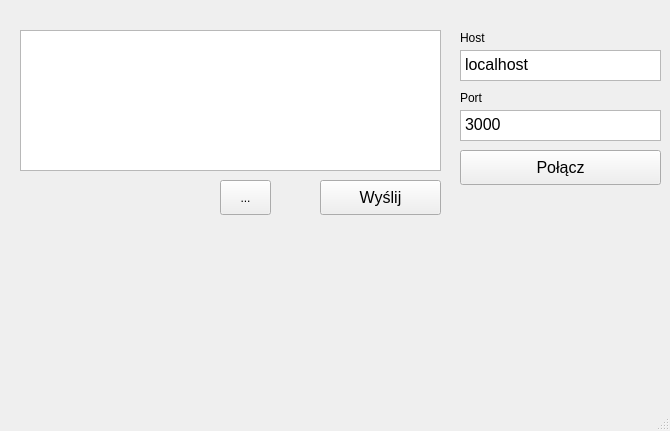
<?xml version="1.0" encoding="UTF-8"?>
<ui version="4.0">
 <class>TCPClient</class>
 <widget class="QMainWindow" name="TCPClient">
  <property name="enabled">
   <bool>true</bool>
  </property>
  <property name="geometry">
   <rect>
    <x>0</x>
    <y>0</y>
    <width>670</width>
    <height>431</height>
   </rect>
  </property>
  <property name="windowTitle">
   <string>TCPClient</string>
  </property>
  <widget class="QWidget" name="centralwidget">
   <widget class="QPushButton" name="theSendBtn">
    <property name="geometry">
     <rect>
      <x>320</x>
      <y>180</y>
      <width>121</width>
      <height>35</height>
     </rect>
    </property>
    <property name="font">
     <font>
      <family>Ubuntu</family>
      <pointsize>12</pointsize>
     </font>
    </property>
    <property name="text">
     <string>Wyślij</string>
    </property>
   </widget>
   <widget class="QTextEdit" name="theMessageTextEdit">
    <property name="geometry">
     <rect>
      <x>20</x>
      <y>30</y>
      <width>421</width>
      <height>141</height>
     </rect>
    </property>
   </widget>
   <widget class="QPlainTextEdit" name="thePortTextEdit">
    <property name="geometry">
     <rect>
      <x>460</x>
      <y>110</y>
      <width>201</width>
      <height>31</height>
     </rect>
    </property>
    <property name="font">
     <font>
      <family>Ubuntu</family>
      <pointsize>12</pointsize>
     </font>
    </property>
    <property name="toolTip">
     <string notr="true"/>
    </property>
    <property name="plainText">
     <string>3000</string>
    </property>
   </widget>
   <widget class="QPlainTextEdit" name="theHostTextEdit">
    <property name="geometry">
     <rect>
      <x>460</x>
      <y>50</y>
      <width>201</width>
      <height>31</height>
     </rect>
    </property>
    <property name="font">
     <font>
      <family>Ubuntu</family>
      <pointsize>12</pointsize>
     </font>
    </property>
    <property name="tabChangesFocus">
     <bool>false</bool>
    </property>
    <property name="documentTitle">
     <string notr="true"/>
    </property>
    <property name="plainText">
     <string notr="true">localhost</string>
    </property>
   </widget>
   <widget class="QLabel" name="thePortLabel">
    <property name="geometry">
     <rect>
      <x>460</x>
      <y>90</y>
      <width>31</width>
      <height>16</height>
     </rect>
    </property>
    <property name="text">
     <string>Port</string>
    </property>
   </widget>
   <widget class="QLabel" name="theHostLabel">
    <property name="geometry">
     <rect>
      <x>460</x>
      <y>30</y>
      <width>31</width>
      <height>16</height>
     </rect>
    </property>
    <property name="text">
     <string>Host</string>
    </property>
   </widget>
   <widget class="QPushButton" name="theConnectBtn">
    <property name="geometry">
     <rect>
      <x>460</x>
      <y>150</y>
      <width>201</width>
      <height>35</height>
     </rect>
    </property>
    <property name="font">
     <font>
      <family>Ubuntu</family>
      <pointsize>12</pointsize>
     </font>
    </property>
    <property name="text">
     <string>Połącz</string>
    </property>
   </widget>
   <widget class="QToolButton" name="theExplorerWnd">
    <property name="geometry">
     <rect>
      <x>220</x>
      <y>180</y>
      <width>51</width>
      <height>35</height>
     </rect>
    </property>
    <property name="text">
     <string>...</string>
    </property>
    <property name="arrowType">
     <enum>Qt::NoArrow</enum>
    </property>
   </widget>
  </widget>
  <widget class="QMenuBar" name="menubar">
   <property name="geometry">
    <rect>
     <x>0</x>
     <y>0</y>
     <width>670</width>
     <height>21</height>
    </rect>
   </property>
  </widget>
  <widget class="QStatusBar" name="statusbar"/>
 </widget>
 <resources/>
 <connections/>
</ui>
